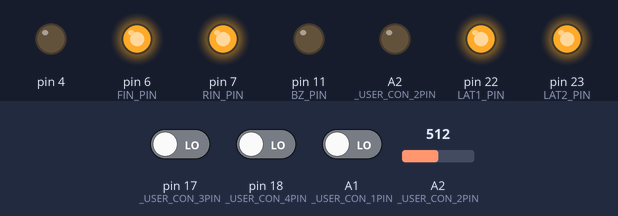
Bench run of a sketch on a simulated Arduino Leonardo, built with avr-gcc and run on an emulated ATmega32U4. Shown: output pins drawn as LEDs (lit = HIGH). The test bench sets the inputs (shaded band); at power-on: A2 (_USER_CON_2PIN) = 512, pin 17 (_USER_CON_3PIN) LOW, pin 18 (_USER_CON_4PIN) LOW, A1 (_USER_CON_1PIN) LOW.

Above: at 1.2 s.
1.3 s: A2 (_USER_CON_2PIN) set to 211
2.8 s: A2 (_USER_CON_2PIN) set to 192
At 4.0 s:
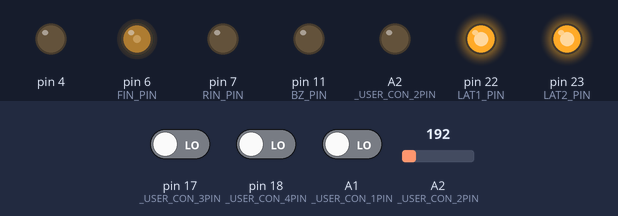
4.3 s: pin 17 (_USER_CON_3PIN) driven HIGH
At 5.1 s:
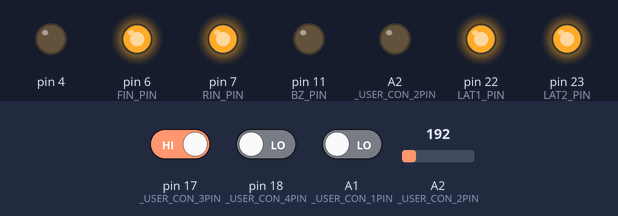
Timing chart, 0 to 7.3 s (numbered marks = the images above; inputs shaded):
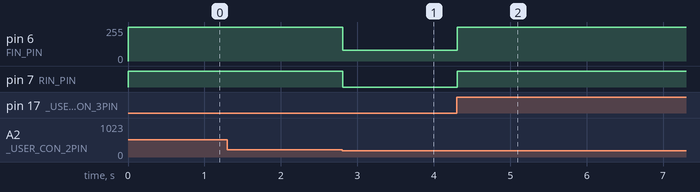

Measured:
- the behaviour switches between 200 and 199 on A2 (_USER_CON_2PIN) (found by bisection; images 0 and 1)
- after the input at 1.3 s, every drawn part: stays the same
- after the input at 2.8 s, pin 6 (FIN_PIN): 255/255 → 80/255 at once; pin 7 (RIN_PIN): HIGH → LOW at once
- after the input at 4.3 s, pin 6 (FIN_PIN): 80/255 → 255/255 at once; pin 7 (RIN_PIN): LOW → HIGH at once

The sketch:

kadai4.ino
```cpp
// 17:12

#define USE_TIMER3_ISR
#include "mono_con.h"

const int dmspeed = 80;
const int lowEdge = 0 + 200;

int tsw, sw, ypos, ph;
int presw, preypos;
bool sw1ps = false, sw2ps = false;

int phase = 0;

word in, spm;

typedef union {
	struct {
		char sm : 1;
		char dm : 1;
		char smiscw : 1;
		char dmiscw : 1;
	} fl;
	char all;
} Status;
Status st;

void DMcw() {
	analogWrite(FIN_PIN, dmspeed);
	digitalWrite(RIN_PIN, LOW);
}

void DMccw() {
	digitalWrite(FIN_PIN, LOW);
	analogWrite(RIN_PIN, dmspeed);
}

void DMstop() {
	digitalWrite(FIN_PIN, HIGH);
	digitalWrite(RIN_PIN, HIGH);
}

ISR(TIMER3_COMPA_vect) {
	if (in++ > 5) {
		in = 0;

		ph = digitalRead(_USER_CON_3PIN);
		sw = digitalRead(_USER_CON_4PIN);
		ypos = analogRead(A2);

		if (sw == HIGH && presw == LOW) sw1ps = true;
		if (ypos < lowEdge && preypos >= lowEdge) sw2ps = true;

		presw = sw;
		preypos = ypos;
	}

	spm++;
}

void setup() {
	config_init();
	serial_init();

	tsw = digitalRead(_USER_CON_5PIN);
	sw = presw = digitalRead(_USER_CON_4PIN);
	ypos = preypos = analogRead(A2);

	st.all = 0;
}

void loop() {
	if (sw1ps) {
		sw1ps = false;
		tsw = digitalRead(_USER_CON_5PIN);
		st.fl.smiscw = (tsw != HIGH);
		st.fl.sm = true;
	}

	if (sw2ps) {
		sw2ps = false;
		tsw = digitalRead(_USER_CON_5PIN);
		st.fl.dmiscw = (tsw != HIGH);
		st.fl.dm = true;
	}

	if (st.fl.sm) {
		if (spm > 40) {
			spm = 0;
			lm.color.SM = stepm_init(phase);
			led_stepmotor(lm.b8);
			if (st.fl.smiscw) {
				if (++phase > 3) phase = 0;
			} else {
				if (--phase < 0) phase = 3;
			}
		}
	}

	if (st.fl.dm) {
		if (st.fl.dmiscw) DMcw();
		else DMccw();
	} else DMstop();

	if (ph == HIGH) st.all = 0;
}
```

mono_con.h
```cpp
//===================================================================================================================
//
//  高校生ものづくりコンテスト2026岡山県大会用 ArduinoShield
//
//    出力回路: 百エディケーション製
//    https://hyakuedu.wordpress.com/
//
//    CPU Board: Arduino MEGA 2560 R3
//                                     2026/01/08 OKAKO
//
//===================================================================================================================
#ifndef _MONO_CON_2026_H
#define _MONO_CON_2026_H

//--- Arduino  ATmega2560 Input
#define _USER_CON_1PIN A1
#define _USER_CON_2PIN A2
#define _USER_CON_3PIN 17
#define _USER_CON_4PIN 18
#define _USER_CON_5PIN 19
#define _USER_CON_6PIN 40
#define _USER_CON_7PIN 42
#define _USER_CON_8PIN 20 //GND

//--- OKAKO_Shield_CN2
#define BOARD_SW_PIN 26
#define BZ_PIN 11
#define FIN_PIN 6
#define RIN_PIN 7
#define LAT2_PIN 23
#define LAT1_PIN 22
#define SCK_PIN 24
#define SDI_PIN 25

//--- セグメントLED 0-9,blank
int num[11] = { 0x3f, 0x06, 0x5b, 0x4f, 0x66,  //0, 1, 2, 3, 4
                0x6d, 0x7d, 0x27, 0x7f, 0x6f,  //5, 6, 7, 8, 9
                0x00 };                        //blank

//--- レジスタ初期設定
void config_init(void) {
  pinMode(_USER_CON_1PIN, INPUT);
  pinMode(_USER_CON_2PIN, INPUT);
  pinMode(_USER_CON_3PIN, INPUT);
  pinMode(_USER_CON_4PIN, INPUT);
  pinMode(_USER_CON_5PIN, INPUT);
  pinMode(_USER_CON_6PIN, INPUT);
  pinMode(_USER_CON_7PIN, INPUT);

  pinMode(_USER_CON_8PIN, OUTPUT);
  digitalWrite(_USER_CON_8PIN, LOW); //IN_D4をGND設定

  pinMode(BOARD_SW_PIN, INPUT);
  pinMode(BZ_PIN, OUTPUT);
  pinMode(RIN_PIN, OUTPUT);
  pinMode(FIN_PIN, OUTPUT);
  pinMode(LAT1_PIN, OUTPUT);
  pinMode(LAT2_PIN, OUTPUT);
  pinMode(SCK_PIN, OUTPUT);
  pinMode(SDI_PIN, OUTPUT);

  ////////// DCモータ制御用PWM信号生成用のタイマ(Timer4)の周波数を31.37KHzに変更 //////////
  TCCR4B = (TCCR4B & 0b11111000) | 0x01;

#ifdef USE_TIMER3_ISR
  ////////// 1ms割り込み用のタイマ(Timer3)の初期化 //////////
  TCCR3A = 0;
  TCCR3B = 0x0b;
  // OCR3A = 124;
  OCR3A = 249;
  TIMSK3 = 2;
#endif
}

//--- 構造体宣言bitset
struct bitset {
  int SDI : 1;   // bit0 シリアルデータ
  int SCK : 1;   // bit1 シリアルクロック
  int LAT1 : 1;  // bit2 7seg LED 系ラッチ
  int LAT2 : 1;  // bit3 フルカラーLED,step モータ系ラッチ
  int DCM : 2;   // bit4,5 DC モータの動作モード
  int BZ : 1;    // bit6 圧電スピーカ
  int TSW : 1;   // bit7 タクトスイッチ入力
};
struct bitset RC;  // 構造体変数

//--- 共用体宣言lm (LED & step Motor)
union {
  struct
  {               //--- 構造体宣言，bit というグループ名
    int SM : 4;   // bit0 ～ bit3 ステッピングモータ励磁信号
    int R : 1;    // bit4 フルカラーLED，赤色
    int B : 1;    // bit5 フルカラーLED，青色
    int G : 1;    // bit6 フルカラーLED，緑色
    int res : 1;  // bit7 未使用
  } bit;          // bit アクセス名
  struct
  {
    int SM : 4;
    int GBR : 3;  // フルカラーLED, カラーコードを3bitで指定
    int res : 1;
  } color;  // GBRを3ビットアクセス名
  int b8;   // byte アクセス名
} lm;       // 共用体変数名

//--- U1,U2,U3初期化
void serial_init(void) {
  //U1
  digitalWrite(LAT1_PIN, LOW);
  shiftOut(SDI_PIN, SCK_PIN, MSBFIRST, 0x00);
  digitalWrite(LAT1_PIN, HIGH);

  //U2
  digitalWrite(LAT1_PIN, LOW);
  shiftOut(SDI_PIN, SCK_PIN, MSBFIRST, 0x00);
  digitalWrite(LAT1_PIN, HIGH);

  //u3
  digitalWrite(LAT2_PIN, LOW);
  shiftOut(SDI_PIN, SCK_PIN, MSBFIRST, 0x00);
  digitalWrite(LAT2_PIN, HIGH);
}

//--- 2桁7セグメントLEDの表示関数
int disp(char leftPat, char rightPat) {
  digitalWrite(LAT1_PIN, LOW);
  shiftOut(SDI_PIN, SCK_PIN, MSBFIRST, leftPat);
  digitalWrite(LAT1_PIN, HIGH);

  digitalWrite(LAT1_PIN, LOW);
  shiftOut(SDI_PIN, SCK_PIN, MSBFIRST, rightPat);
  digitalWrite(LAT1_PIN, HIGH);
}

//--- ステッピングモータの初期設定関数
int stepm_init(int n) {
  int spm[5] = { 0x9,     // A
                 0xc,     // B
                 0x6,     // nA
                 0x3,     // nB
                 0x00 };  // Stop

  return spm[n];
}

//--- フルカラーLEDとステッピングモータの動作制御関数
int led_stepmotor(char n) {
  digitalWrite(LAT2_PIN, LOW);
  shiftOut(SDI_PIN, SCK_PIN, MSBFIRST, n);
  digitalWrite(LAT2_PIN, HIGH);
}

#endif
```
